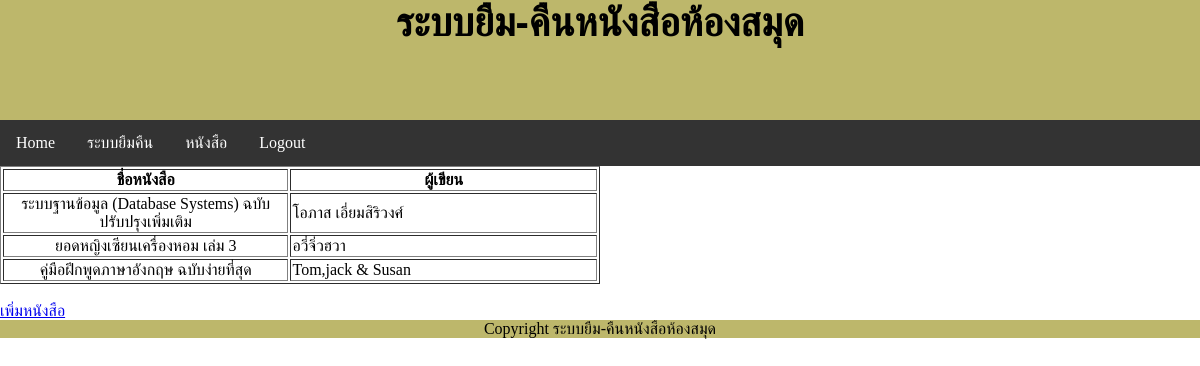
The app's page /book.php (signed in) with its own data.
### tables this page shows
CREATE TABLE `Books` (
  `BookId` int(11) NOT NULL,
  `Namebooks` text NOT NULL,
  `Author` text NOT NULL,
  `category` text NOT NULL,
  `Publisher` text
);

### config.php (called while the page is built, shortened)
<?php
$name_web="ระบบยืม-คืนหนังสือห้องสมุด";
?>

### book.php (the view, shortened to what this page needs)
<?php
require_once("config.php");
?>
<!DOCTYPE html>
<html>
<head>
    <link rel="stylesheet" type="text/css" media="screen" href="main.css" />
</head>
<body>
    <header><?php echo $name_web;?></header>
    <?php include('nav.php');?>
    <main>
      <article>
<?php
        require("db.php");
	    $sql = "SELECT * FROM Books";
        $query = mysqli_query($con,$sql);
        $rowcount=mysqli_num_rows($query);
        if($rowcount== 0){
            echo "<br>ไม่มีหนังสือให้ยืม";
         }
         else{
    ?>
    <table width="600" border="1">
        <tr>
        <th width="91"> <div align="center">ชื่อหนังสือ</div></th>
        <th width="98"> <div align="center">ผู้เขียน</div></th>
    </tr>
<?php
while($result=mysqli_fetch_array($query,MYSQLI_ASSOC))
{
?>
  <tr>
    <td><div align="center"><?php echo $result["Namebooks"];?></div></td>
    <td><?php echo $result["Author"];?></td>
  </tr>
<?php
}
}
?>
</table>
<br>
<a href="./add_book.php">เพิ่มหนังสือ</a>
</article>
    </main>
    <footer>Copyright <?php echo $name_web;?></footer>
</body>
</html>

### nav.php
<nav>
      <a href="./">Home</a>
      <?php
      if (isset($_COOKIE['user']))
      {
        echo '<a href="code.php">ระบบยืมคืน</a>';
        echo '<a href="book.php">หนังสือ</a>';
        echo '<a href="logout.php">Logout</a>';
      }
      else{
        echo '<a href="login.php">Login</a>';
      }
      ?>
</nav>

### main.css (style rules this page uses)
body { margin:0; padding:0; border:0; outline:0; }
header { border: #333; background-color: darkkhaki; text-align: center; font-size: 40px; align-items: center; font-family: Arial, Helvetica, sans-serif; font-language-override: initial; font-weight: bold; width: 100%; height: 120px; margin-left: auto; margin-right: auto; }
nav { list-style-type: none; margin: 0; padding: 0; overflow: hidden; background-color: #333; }
nav a { float: left; display: block; color: white; text-align: center; padding: 14px 16px; text-decoration: none; }
footer { background-color: darkkhaki; text-align: center; }

### records on screen
books: Namebooks "ระบบฐานข้อมูล (Database Systems) ฉบับปรับปรุงเพิ่มเติม", Author "โอภาส เอี่ยมสิริวงศ์"
books: Namebooks "ยอดหญิงเซียนเครื่องหอม เล่ม 3", Author "อวี่จิ่วฮวา"
books: Namebooks "คู่มือฝึกพูดภาษาอังกฤษ ฉบับง่ายที่สุด", Author "Tom,jack & Susan"

### other values on screen
$name_web "ระบบยืม-คืนหนังสือห้องสมุด"
